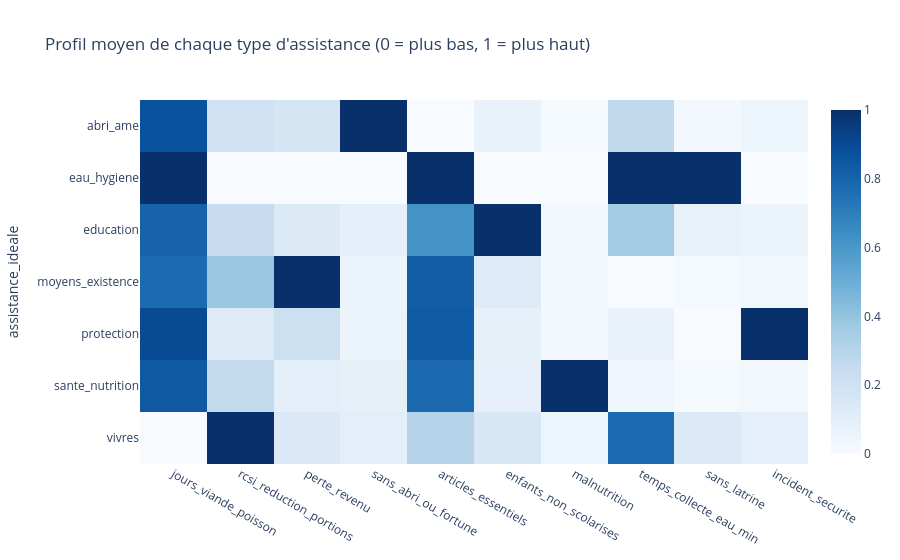

The cell this chart's notebook holds for it:
### Markdown cell above
##### <font color = 'magenta'>Ce qui distingue chaque type d'assistance

### Code cell
# moyenne de quelques réponses pour chaque type d'assistance (normalisée entre 0 et 1 pour comparer)
df_expl = df.copy()
df_expl['sans_latrine'] = (df_expl.type_latrine == 'aucune').astype(int)
df_expl['malnutrition'] = (df_expl.enfant_malnutrition_depiste == 'oui').astype(int)
df_expl['incident_securite'] = (df_expl.incident_securite_3_mois == 'oui').astype(int)
df_expl['sans_abri_ou_fortune'] = df_expl.type_logement.isin(['sans_abri', 'abri_fortune']).astype(int)
df_expl['perte_revenu'] = (df_expl.perte_revenu_6_mois == 'oui').astype(int)
cols = ['jours_viande_poisson', 'rcsi_reduction_portions', 'perte_revenu', 'sans_abri_ou_fortune', 'articles_essentiels',
        'enfants_non_scolarises', 'malnutrition', 'temps_collecte_eau_min', 'sans_latrine', 'incident_securite']
profil = df_expl.groupby('assistance_ideale')[cols].mean()
profil = (profil - profil.min()) / (profil.max() - profil.min())
fig = px.imshow(profil, color_continuous_scale='Blues', aspect='auto', title="Profil moyen de chaque type d'assistance (0 = plus bas, 1 = plus haut)")
fig.show()

### Figure 1 — Plotly figure (JSON) as saved in the notebook; plotly's stock layout.template omitted (floating-point values rounded to 4 significant figures)
{"data": [{"coloraxis": "coloraxis", "hovertemplate": "x: %{x}<br>assistance_ideale: %{y}<br>color: %{z}<extra></extra>", "name": "0", "type": "heatmap", "x": ["jours_viande_poisson", "rcsi_reduction_portions", "perte_revenu", "sans_abri_ou_fortune", "articles_essentiels", "enfants_non_scolarises", "malnutrition", "temps_collecte_eau_min", "sans_latrine", "incident_securite"], "xaxis": "x", "y": ["abri_ame", "eau_hygiene", "education", "moyens_existence", "protection", "sante_nutrition", "vivres"], "yaxis": "y", "z": [[0.8698, 0.2008, 0.1717, 1.0, 0.0, 0.0722, 0.01558, 0.2677, 0.02547, 0.05274], [1.0, 0.0, 0.0, 0.0, 1.0, 0.0, 0.0, 1.0, 1.0, 0.0], [0.8032, 0.2432, 0.1337, 0.09322, 0.6184, 1.0, 0.02372, 0.3597, 0.0765, 0.05905], [0.7761, 0.3854, 1.0, 0.05818, 0.8264, 0.1308, 0.02382, 0.0, 0.01498, 0.03478], [0.898, 0.1269, 0.2129, 0.05955, 0.8364, 0.08643, 0.02325, 0.07053, 0.0, 1.0], [0.8454, 0.2549, 0.09798, 0.08818, 0.7789, 0.08236, 1.0, 0.03536, 0.01718, 0.03036], [0.0, 1.0, 0.1393, 0.09821, 0.2998, 0.1538, 0.05349, 0.7739, 0.1369, 0.08375]]}], "layout": {"coloraxis": {"autocolorscale": false, "colorscale": [[0.0, "rgb(247,251,255)"], [0.125, "rgb(222,235,247)"], [0.25, "rgb(198,219,239)"], [0.375, "rgb(158,202,225)"], [0.5, "rgb(107,174,214)"], [0.625, "rgb(66,146,198)"], [0.75, "rgb(33,113,181)"], [0.875, "rgb(8,81,156)"], [1.0, "rgb(8,48,107)"]]}, "title": {"text": "Profil moyen de chaque type d'assistance (0 = plus bas, 1 = plus haut)"}, "xaxis": {"anchor": "y", "domain": [0.0, 1.0]}, "yaxis": {"anchor": "x", "autorange": "reversed", "domain": [0.0, 1.0], "title": {"text": "assistance_ideale"}}}}
